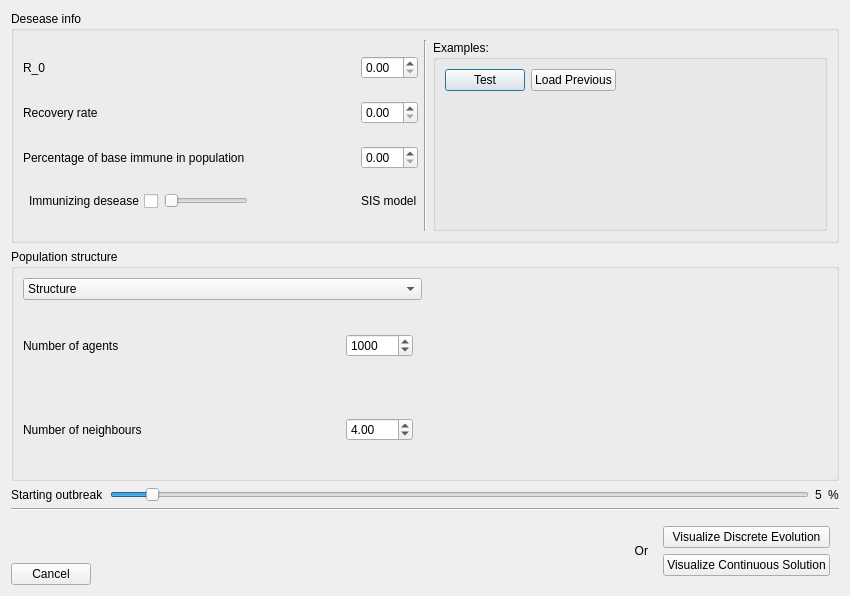
<?xml version="1.0" encoding="UTF-8"?>
<ui version="4.0">
 <class>StartOptionsDialog</class>
 <widget class="QDialog" name="StartOptionsDialog">
  <property name="geometry">
   <rect>
    <x>0</x>
    <y>0</y>
    <width>850</width>
    <height>596</height>
   </rect>
  </property>
  <property name="windowTitle">
   <string>New Simulation -- Options</string>
  </property>
  <property name="modal">
   <bool>true</bool>
  </property>
  <layout class="QVBoxLayout" name="verticalLayout" stretch="1,1,0,0,0">
   <item>
    <widget class="QGroupBox" name="horizontalGroupBox_4">
     <property name="title">
      <string>Desease info</string>
     </property>
     <layout class="QHBoxLayout" name="horizontalLayout_4" stretch="1,0,1">
      <item>
       <layout class="QGridLayout" name="gridLayout_2">
        <item row="3" column="0">
         <layout class="QHBoxLayout" name="horizontalLayout_8">
          <item>
           <widget class="QCheckBox" name="immunizing_checkbox">
            <property name="sizePolicy">
             <sizepolicy hsizetype="Minimum" vsizetype="Minimum">
              <horstretch>0</horstretch>
              <verstretch>0</verstretch>
             </sizepolicy>
            </property>
            <property name="layoutDirection">
             <enum>Qt::RightToLeft</enum>
            </property>
            <property name="text">
             <string>Immunizing desease</string>
            </property>
            <property name="tristate">
             <bool>true</bool>
            </property>
           </widget>
          </item>
          <item>
           <widget class="QSlider" name="immune_time_slider">
            <property name="enabled">
             <bool>false</bool>
            </property>
            <property name="toolTip">
             <string>Time before immune turn into newly susceptible</string>
            </property>
            <property name="minimum">
             <number>2</number>
            </property>
            <property name="maximum">
             <number>100</number>
            </property>
            <property name="orientation">
             <enum>Qt::Horizontal</enum>
            </property>
           </widget>
          </item>
         </layout>
        </item>
        <item row="1" column="0">
         <widget class="QLabel" name="label_5">
          <property name="text">
           <string>Recovery rate</string>
          </property>
         </widget>
        </item>
        <item row="1" column="1">
         <spacer name="horizontalSpacer_5">
          <property name="orientation">
           <enum>Qt::Horizontal</enum>
          </property>
          <property name="sizeHint" stdset="0">
           <size>
            <width>40</width>
            <height>20</height>
           </size>
          </property>
         </spacer>
        </item>
        <item row="1" column="2">
         <widget class="QDoubleSpinBox" name="recovery_spinbox">
          <property name="maximum">
           <double>1.000000000000000</double>
          </property>
          <property name="singleStep">
           <double>0.010000000000000</double>
          </property>
         </widget>
        </item>
        <item row="2" column="0">
         <widget class="QLabel" name="label_6">
          <property name="text">
           <string>Percentage of base immune in population</string>
          </property>
         </widget>
        </item>
        <item row="0" column="2">
         <widget class="QDoubleSpinBox" name="R0_spinbox">
          <property name="singleStep">
           <double>0.500000000000000</double>
          </property>
         </widget>
        </item>
        <item row="2" column="2">
         <widget class="QDoubleSpinBox" name="immune_spinbox"/>
        </item>
        <item row="0" column="1">
         <spacer name="horizontalSpacer_4">
          <property name="orientation">
           <enum>Qt::Horizontal</enum>
          </property>
          <property name="sizeHint" stdset="0">
           <size>
            <width>40</width>
            <height>20</height>
           </size>
          </property>
         </spacer>
        </item>
        <item row="0" column="0">
         <widget class="QLabel" name="label_4">
          <property name="text">
           <string>R_0</string>
          </property>
         </widget>
        </item>
        <item row="2" column="1">
         <spacer name="horizontalSpacer_6">
          <property name="orientation">
           <enum>Qt::Horizontal</enum>
          </property>
          <property name="sizeHint" stdset="0">
           <size>
            <width>40</width>
            <height>20</height>
           </size>
          </property>
         </spacer>
        </item>
        <item row="3" column="1">
         <spacer name="horizontalSpacer_7">
          <property name="orientation">
           <enum>Qt::Horizontal</enum>
          </property>
          <property name="sizeHint" stdset="0">
           <size>
            <width>40</width>
            <height>20</height>
           </size>
          </property>
         </spacer>
        </item>
        <item row="3" column="2">
         <widget class="QLabel" name="model_type_label">
          <property name="sizePolicy">
           <sizepolicy hsizetype="Preferred" vsizetype="Maximum">
            <horstretch>0</horstretch>
            <verstretch>0</verstretch>
           </sizepolicy>
          </property>
          <property name="text">
           <string>SIS model</string>
          </property>
         </widget>
        </item>
       </layout>
      </item>
      <item>
       <widget class="Line" name="line_2">
        <property name="orientation">
         <enum>Qt::Vertical</enum>
        </property>
       </widget>
      </item>
      <item>
       <widget class="QGroupBox" name="horizontalGroupBox_6">
        <property name="title">
         <string>Examples:</string>
        </property>
        <layout class="QHBoxLayout" name="horizontalLayout_6">
         <item>
          <layout class="QVBoxLayout" name="verticalLayout_3">
           <item>
            <widget class="QPushButton" name="test_desease">
             <property name="sizePolicy">
              <sizepolicy hsizetype="Minimum" vsizetype="Minimum">
               <horstretch>0</horstretch>
               <verstretch>0</verstretch>
              </sizepolicy>
             </property>
             <property name="text">
              <string>Test</string>
             </property>
            </widget>
           </item>
           <item>
            <spacer name="verticalSpacer">
             <property name="orientation">
              <enum>Qt::Vertical</enum>
             </property>
             <property name="sizeHint" stdset="0">
              <size>
               <width>20</width>
               <height>40</height>
              </size>
             </property>
            </spacer>
           </item>
          </layout>
         </item>
         <item>
          <layout class="QVBoxLayout" name="verticalLayout_12">
           <item>
            <widget class="QPushButton" name="pushButton_2">
             <property name="text">
              <string>Load Previous</string>
             </property>
            </widget>
           </item>
           <item>
            <spacer name="verticalSpacer_3">
             <property name="orientation">
              <enum>Qt::Vertical</enum>
             </property>
             <property name="sizeHint" stdset="0">
              <size>
               <width>20</width>
               <height>40</height>
              </size>
             </property>
            </spacer>
           </item>
          </layout>
         </item>
         <item>
          <spacer name="horizontalSpacer_2">
           <property name="orientation">
            <enum>Qt::Horizontal</enum>
           </property>
           <property name="sizeHint" stdset="0">
            <size>
             <width>40</width>
             <height>20</height>
            </size>
           </property>
          </spacer>
         </item>
        </layout>
       </widget>
      </item>
     </layout>
    </widget>
   </item>
   <item>
    <widget class="QGroupBox" name="horizontalGroupBox_3">
     <property name="title">
      <string>Population structure</string>
     </property>
     <layout class="QHBoxLayout" name="horizontalLayout_3" stretch="1,1">
      <item>
       <layout class="QVBoxLayout" name="verticalLayout_5">
        <item>
         <widget class="QComboBox" name="structure_combo">
          <property name="styleSheet">
           <string notr="true"/>
          </property>
          <item>
           <property name="text">
            <string>Structure</string>
           </property>
          </item>
          <item>
           <property name="text">
            <string>Static Grid</string>
           </property>
          </item>
          <item>
           <property name="text">
            <string>Moving Grid</string>
           </property>
          </item>
          <item>
           <property name="text">
            <string>Small-world Network</string>
           </property>
          </item>
         </widget>
        </item>
        <item>
         <layout class="QHBoxLayout" name="horizontalLayout_7">
          <item>
           <layout class="QVBoxLayout" name="verticalLayout_6">
            <item>
             <widget class="QLabel" name="label_3">
              <property name="text">
               <string>Number of agents</string>
              </property>
             </widget>
            </item>
            <item>
             <widget class="QLabel" name="label_7">
              <property name="text">
               <string>Number of neighbours</string>
              </property>
             </widget>
            </item>
           </layout>
          </item>
          <item>
           <spacer name="horizontalSpacer_3">
            <property name="orientation">
             <enum>Qt::Horizontal</enum>
            </property>
            <property name="sizeHint" stdset="0">
             <size>
              <width>40</width>
              <height>20</height>
             </size>
            </property>
           </spacer>
          </item>
          <item>
           <layout class="QVBoxLayout" name="verticalLayout_7">
            <item>
             <widget class="QWidget" name="widget" native="true">
              <layout class="QVBoxLayout" name="verticalLayout_8">
               <item>
                <widget class="QSpinBox" name="agents_spinbox">
                 <property name="sizePolicy">
                  <sizepolicy hsizetype="Minimum" vsizetype="Fixed">
                   <horstretch>0</horstretch>
                   <verstretch>0</verstretch>
                  </sizepolicy>
                 </property>
                 <property name="minimum">
                  <number>100</number>
                 </property>
                 <property name="maximum">
                  <number>1000000</number>
                 </property>
                 <property name="singleStep">
                  <number>100</number>
                 </property>
                 <property name="value">
                  <number>1000</number>
                 </property>
                </widget>
               </item>
              </layout>
             </widget>
            </item>
            <item>
             <widget class="QWidget" name="widget_2" native="true">
              <layout class="QVBoxLayout" name="verticalLayout_9">
               <item>
                <widget class="QDoubleSpinBox" name="links_spinbox">
                 <property name="sizePolicy">
                  <sizepolicy hsizetype="Minimum" vsizetype="Fixed">
                   <horstretch>0</horstretch>
                   <verstretch>0</verstretch>
                  </sizepolicy>
                 </property>
                 <property name="maximum">
                  <double>10.000000000000000</double>
                 </property>
                 <property name="singleStep">
                  <double>0.250000000000000</double>
                 </property>
                 <property name="value">
                  <double>4.000000000000000</double>
                 </property>
                </widget>
               </item>
              </layout>
             </widget>
            </item>
           </layout>
          </item>
         </layout>
        </item>
       </layout>
      </item>
      <item>
       <layout class="QHBoxLayout" name="horizontalLayout_2" stretch="0,1">
        <property name="sizeConstraint">
         <enum>QLayout::SetMaximumSize</enum>
        </property>
        <item>
         <widget class="QLabel" name="structure_preview_label">
          <property name="sizePolicy">
           <sizepolicy hsizetype="Fixed" vsizetype="Fixed">
            <horstretch>1</horstretch>
            <verstretch>0</verstretch>
           </sizepolicy>
          </property>
          <property name="minimumSize">
           <size>
            <width>50</width>
            <height>50</height>
           </size>
          </property>
          <property name="text">
           <string/>
          </property>
          <property name="scaledContents">
           <bool>true</bool>
          </property>
         </widget>
        </item>
        <item>
         <spacer name="horizontalSpacer">
          <property name="orientation">
           <enum>Qt::Horizontal</enum>
          </property>
          <property name="sizeHint" stdset="0">
           <size>
            <width>40</width>
            <height>20</height>
           </size>
          </property>
         </spacer>
        </item>
       </layout>
      </item>
     </layout>
    </widget>
   </item>
   <item>
    <layout class="QHBoxLayout" name="horizontalLayout_9">
     <item>
      <widget class="QLabel" name="label_2">
       <property name="text">
        <string>Starting outbreak</string>
       </property>
      </widget>
     </item>
     <item>
      <widget class="QSlider" name="infected_slider">
       <property name="value">
        <number>5</number>
       </property>
       <property name="orientation">
        <enum>Qt::Horizontal</enum>
       </property>
      </widget>
     </item>
     <item>
      <widget class="QLabel" name="label_8">
       <property name="text">
        <string>5</string>
       </property>
      </widget>
     </item>
     <item>
      <widget class="QLabel" name="label_9">
       <property name="text">
        <string>%</string>
       </property>
      </widget>
     </item>
    </layout>
   </item>
   <item>
    <widget class="Line" name="line">
     <property name="orientation">
      <enum>Qt::Horizontal</enum>
     </property>
    </widget>
   </item>
   <item>
    <layout class="QHBoxLayout" name="horizontalLayout" stretch="0,1,0">
     <item>
      <layout class="QVBoxLayout" name="verticalLayout_11">
       <item>
        <spacer name="verticalSpacer_2">
         <property name="orientation">
          <enum>Qt::Vertical</enum>
         </property>
         <property name="sizeHint" stdset="0">
          <size>
           <width>20</width>
           <height>40</height>
          </size>
         </property>
        </spacer>
       </item>
       <item>
        <widget class="QPushButton" name="pushButton">
         <property name="text">
          <string>Cancel</string>
         </property>
        </widget>
       </item>
      </layout>
     </item>
     <item>
      <widget class="QLabel" name="note_label">
       <property name="text">
        <string>Or</string>
       </property>
       <property name="alignment">
        <set>Qt::AlignRight|Qt::AlignTrailing|Qt::AlignVCenter</set>
       </property>
      </widget>
     </item>
     <item>
      <widget class="QWidget" name="buttons_widget" native="true">
       <property name="mouseTracking">
        <bool>true</bool>
       </property>
       <layout class="QVBoxLayout" name="verticalLayout_10">
        <item>
         <widget class="QPushButton" name="discrete_go_button">
          <property name="text">
           <string>Visualize Discrete Evolution</string>
          </property>
         </widget>
        </item>
        <item>
         <widget class="QPushButton" name="continuous_go_button">
          <property name="mouseTracking">
           <bool>false</bool>
          </property>
          <property name="text">
           <string>Visualize Continuous Solution</string>
          </property>
         </widget>
        </item>
       </layout>
      </widget>
     </item>
    </layout>
   </item>
  </layout>
 </widget>
 <resources/>
 <connections>
  <connection>
   <sender>test_desease</sender>
   <signal>pressed()</signal>
   <receiver>StartOptionsDialog</receiver>
   <slot>test_desease_pressed()</slot>
   <hints>
    <hint type="sourcelabel">
     <x>499</x>
     <y>98</y>
    </hint>
    <hint type="destinationlabel">
     <x>532</x>
     <y>151</y>
    </hint>
   </hints>
  </connection>
  <connection>
   <sender>structure_combo</sender>
   <signal>currentTextChanged(QString)</signal>
   <receiver>StartOptionsDialog</receiver>
   <slot>structure_selected(QString)</slot>
   <hints>
    <hint type="sourcelabel">
     <x>154</x>
     <y>301</y>
    </hint>
    <hint type="destinationlabel">
     <x>14</x>
     <y>152</y>
    </hint>
   </hints>
  </connection>
  <connection>
   <sender>infected_slider</sender>
   <signal>valueChanged(int)</signal>
   <receiver>label_8</receiver>
   <slot>setNum(int)</slot>
   <hints>
    <hint type="sourcelabel">
     <x>609</x>
     <y>494</y>
    </hint>
    <hint type="destinationlabel">
     <x>820</x>
     <y>495</y>
    </hint>
   </hints>
  </connection>
  <connection>
   <sender>pushButton_2</sender>
   <signal>pressed()</signal>
   <receiver>StartOptionsDialog</receiver>
   <slot>load_asked()</slot>
   <hints>
    <hint type="sourcelabel">
     <x>611</x>
     <y>79</y>
    </hint>
    <hint type="destinationlabel">
     <x>653</x>
     <y>151</y>
    </hint>
   </hints>
  </connection>
  <connection>
   <sender>immunizing_checkbox</sender>
   <signal>stateChanged(int)</signal>
   <receiver>StartOptionsDialog</receiver>
   <slot>immunizing_state_changed(int)</slot>
   <hints>
    <hint type="sourcelabel">
     <x>176</x>
     <y>195</y>
    </hint>
    <hint type="destinationlabel">
     <x>287</x>
     <y>241</y>
    </hint>
   </hints>
  </connection>
  <connection>
   <sender>pushButton</sender>
   <signal>pressed()</signal>
   <receiver>StartOptionsDialog</receiver>
   <slot>reject()</slot>
   <hints>
    <hint type="sourcelabel">
     <x>90</x>
     <y>584</y>
    </hint>
    <hint type="destinationlabel">
     <x>86</x>
     <y>348</y>
    </hint>
   </hints>
  </connection>
  <connection>
   <sender>discrete_go_button</sender>
   <signal>pressed()</signal>
   <receiver>StartOptionsDialog</receiver>
   <slot>discrete_go_pressed()</slot>
   <hints>
    <hint type="sourcelabel">
     <x>701</x>
     <y>530</y>
    </hint>
    <hint type="destinationlabel">
     <x>468</x>
     <y>511</y>
    </hint>
   </hints>
  </connection>
  <connection>
   <sender>continuous_go_button</sender>
   <signal>pressed()</signal>
   <receiver>StartOptionsDialog</receiver>
   <slot>continuous_go_pressed()</slot>
   <hints>
    <hint type="sourcelabel">
     <x>740</x>
     <y>571</y>
    </hint>
    <hint type="destinationlabel">
     <x>574</x>
     <y>507</y>
    </hint>
   </hints>
  </connection>
 </connections>
 <slots>
  <slot>test_desease_pressed()</slot>
  <slot>discrete_go_pressed()</slot>
  <slot>continuous_go_pressed()</slot>
  <slot>structure_selected(QString)</slot>
  <slot>load_asked()</slot>
  <slot>immunizing_state_changed(int)</slot>
 </slots>
</ui>
